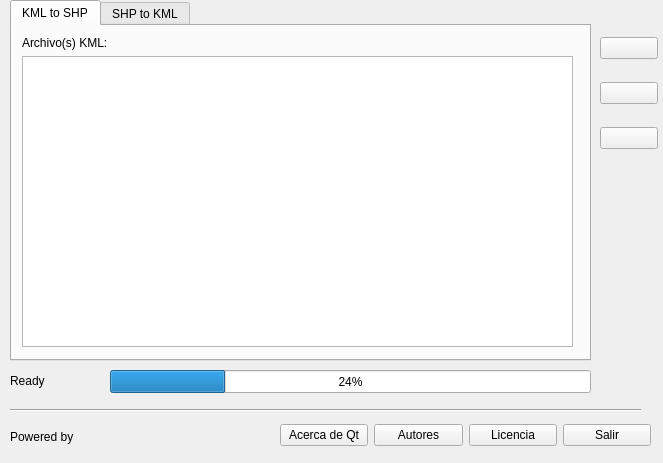
<?xml version="1.0" encoding="UTF-8"?>
<ui version="4.0">
 <class>MainWindow</class>
 <widget class="QMainWindow" name="MainWindow">
  <property name="geometry">
   <rect>
    <x>0</x>
    <y>0</y>
    <width>663</width>
    <height>463</height>
   </rect>
  </property>
  <property name="windowTitle">
   <string>KmlShpConvert</string>
  </property>
  <widget class="QWidget" name="centralwidget">
   <widget class="QTabWidget" name="tabWidget">
    <property name="geometry">
     <rect>
      <x>10</x>
      <y>0</y>
      <width>581</width>
      <height>361</height>
     </rect>
    </property>
    <property name="currentIndex">
     <number>0</number>
    </property>
    <widget class="QWidget" name="tab_kml2shp">
     <attribute name="title">
      <string>KML to SHP</string>
     </attribute>
     <widget class="QWidget" name="layoutWidget_4">
      <property name="geometry">
       <rect>
        <x>10</x>
        <y>10</y>
        <width>551</width>
        <height>311</height>
       </rect>
      </property>
      <layout class="QVBoxLayout" name="verticalLayout_3">
       <item>
        <layout class="QHBoxLayout" name="horizontalLayout_4">
         <item>
          <widget class="QLabel" name="label_5">
           <property name="text">
            <string>Archivo(s) KML:</string>
           </property>
          </widget>
         </item>
        </layout>
       </item>
       <item>
        <widget class="QTextBrowser" name="kml_file_list">
         <property name="documentTitle">
          <string/>
         </property>
        </widget>
       </item>
      </layout>
     </widget>
    </widget>
    <widget class="QWidget" name="tab_shp2kml">
     <attribute name="title">
      <string>SHP to KML</string>
     </attribute>
     <widget class="QWidget" name="layoutWidget_3">
      <property name="geometry">
       <rect>
        <x>10</x>
        <y>10</y>
        <width>551</width>
        <height>311</height>
       </rect>
      </property>
      <layout class="QVBoxLayout" name="verticalLayout_2">
       <item>
        <layout class="QHBoxLayout" name="horizontalLayout_3">
         <item>
          <widget class="QLabel" name="label_2">
           <property name="text">
            <string>Archivo(s) SHP:</string>
           </property>
          </widget>
         </item>
        </layout>
       </item>
       <item>
        <widget class="QTextBrowser" name="shp_file_list">
         <property name="documentTitle">
          <string/>
         </property>
        </widget>
       </item>
      </layout>
     </widget>
    </widget>
   </widget>
   <widget class="QWidget" name="layoutWidget">
    <property name="geometry">
     <rect>
      <x>280</x>
      <y>420</y>
      <width>371</width>
      <height>31</height>
     </rect>
    </property>
    <layout class="QHBoxLayout" name="horizontalLayout">
     <item>
      <widget class="QPushButton" name="btn_about">
       <property name="text">
        <string>Acerca de Qt</string>
       </property>
      </widget>
     </item>
     <item>
      <widget class="QPushButton" name="btn_authors">
       <property name="text">
        <string>Autores</string>
       </property>
      </widget>
     </item>
     <item>
      <widget class="QPushButton" name="btn_license">
       <property name="text">
        <string>Licencia</string>
       </property>
      </widget>
     </item>
     <item>
      <widget class="QPushButton" name="btn_exit">
       <property name="text">
        <string>Salir</string>
       </property>
      </widget>
     </item>
    </layout>
   </widget>
   <widget class="Line" name="line">
    <property name="geometry">
     <rect>
      <x>10</x>
      <y>400</y>
      <width>631</width>
      <height>21</height>
     </rect>
    </property>
    <property name="orientation">
     <enum>Qt::Horizontal</enum>
    </property>
   </widget>
   <widget class="QWidget" name="layoutWidget">
    <property name="geometry">
     <rect>
      <x>600</x>
      <y>20</y>
      <width>58</width>
      <height>146</height>
     </rect>
    </property>
    <layout class="QVBoxLayout" name="verticalLayout">
     <item>
      <widget class="QPushButton" name="btn_search">
       <property name="text">
        <string/>
       </property>
       <property name="icon">
        <iconset>
         <normaloff>icons/Start-Menu-Search-icon.png</normaloff>icons/Start-Menu-Search-icon.png</iconset>
       </property>
       <property name="iconSize">
        <size>
         <width>32</width>
         <height>32</height>
        </size>
       </property>
      </widget>
     </item>
     <item>
      <widget class="QPushButton" name="btn_clear">
       <property name="text">
        <string/>
       </property>
       <property name="icon">
        <iconset>
         <normaloff>icons/Actions-edit-clear-locationbar-rtl-icon.png</normaloff>icons/Actions-edit-clear-locationbar-rtl-icon.png</iconset>
       </property>
       <property name="iconSize">
        <size>
         <width>32</width>
         <height>32</height>
        </size>
       </property>
      </widget>
     </item>
     <item>
      <widget class="QPushButton" name="btn_accept">
       <property name="text">
        <string/>
       </property>
       <property name="icon">
        <iconset>
         <normaloff>icons/Accept-icon.png</normaloff>icons/Accept-icon.png</iconset>
       </property>
       <property name="iconSize">
        <size>
         <width>32</width>
         <height>32</height>
        </size>
       </property>
      </widget>
     </item>
    </layout>
   </widget>
   <widget class="QWidget" name="layoutWidget">
    <property name="geometry">
     <rect>
      <x>10</x>
      <y>420</y>
      <width>111</width>
      <height>34</height>
     </rect>
    </property>
    <layout class="QHBoxLayout" name="horizontalLayout_2">
     <item>
      <widget class="QLabel" name="label_3">
       <property name="text">
        <string>Powered by</string>
       </property>
      </widget>
     </item>
     <item>
      <widget class="QLabel" name="label_4">
       <property name="text">
        <string/>
       </property>
       <property name="pixmap">
        <pixmap>img/gdalicon.png</pixmap>
       </property>
      </widget>
     </item>
    </layout>
   </widget>
   <widget class="QProgressBar" name="progressBar">
    <property name="geometry">
     <rect>
      <x>110</x>
      <y>370</y>
      <width>481</width>
      <height>23</height>
     </rect>
    </property>
    <property name="value">
     <number>24</number>
    </property>
   </widget>
   <widget class="QLabel" name="label_status">
    <property name="geometry">
     <rect>
      <x>10</x>
      <y>370</y>
      <width>91</width>
      <height>21</height>
     </rect>
    </property>
    <property name="text">
     <string>Ready</string>
    </property>
   </widget>
   <widget class="QLabel" name="label_6">
    <property name="geometry">
     <rect>
      <x>130</x>
      <y>420</y>
      <width>32</width>
      <height>32</height>
     </rect>
    </property>
    <property name="text">
     <string/>
    </property>
    <property name="pixmap">
     <pixmap>img/abaeicon.jpg</pixmap>
    </property>
   </widget>
  </widget>
  <action name="actionAutores">
   <property name="text">
    <string>Autores</string>
   </property>
  </action>
  <action name="actionClasificar">
   <property name="text">
    <string>Clasificar</string>
   </property>
  </action>
  <action name="actionBuscar">
   <property name="text">
    <string>Buscar</string>
   </property>
  </action>
  <action name="actionLicencia">
   <property name="text">
    <string>Licencia</string>
   </property>
  </action>
  <action name="actionAcerca_de_Qt">
   <property name="text">
    <string>Acerca de Qt</string>
   </property>
  </action>
 </widget>
 <resources/>
 <connections/>
 <slots>
  <slot>browseSlot()</slot>
  <slot>returnedPressedSlot()</slot>
 </slots>
</ui>
